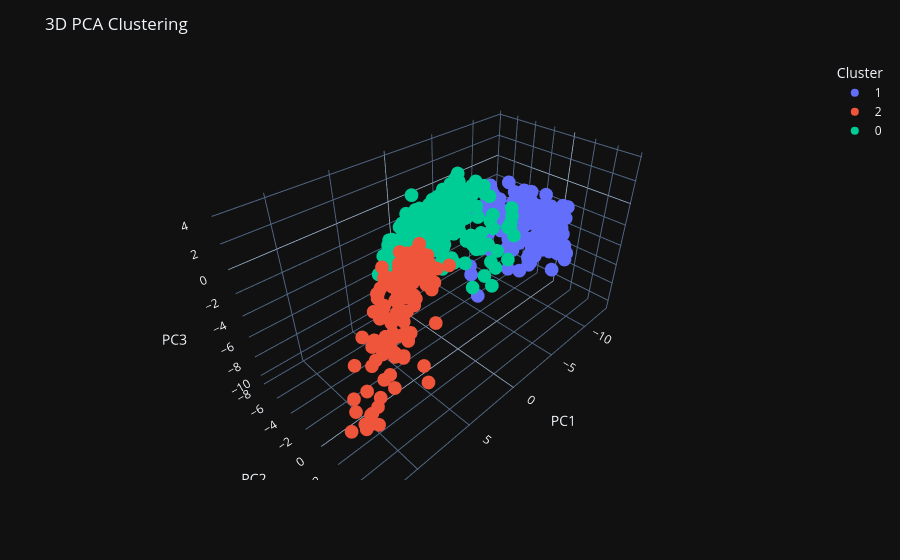

The code cell stored with this chart in its notebook:
### Code cell
df_plot = pd.DataFrame({
    "PC1": X_pca[:, 0],
    "PC2": X_pca[:, 1],
    "PC3": X_pca[:, 2],
    "Cluster": df_with_clusters["cluster_pca"].astype(str)
})

fig = px.scatter_3d(
    df_plot,
    x="PC1",
    y="PC2",
    z="PC3",
    color="Cluster",
)

fig.update_layout(title="3D PCA Clustering")
fig.show()

### Figure 1 — Plotly figure (JSON) as saved in the notebook; plotly's stock layout.template omitted (floating-point values rounded to 4 significant figures; data arrays with more than 128 entries replaced by an {"elided": "..."} marker saying what was removed)
{"data": [{"hovertemplate": "Cluster=1<br>PC1=%{x}<br>PC2=%{y}<br>PC3=%{z}<extra></extra>", "legendgroup": "1", "marker": {"color": "#636efa", "symbol": "circle"}, "mode": "markers", "name": "1", "scene": "scene", "showlegend": true, "x": {"elided": "190 float values"}, "y": {"elided": "190 float values"}, "z": {"elided": "190 float values"}, "type": "scatter3d"}, {"hovertemplate": "Cluster=2<br>PC1=%{x}<br>PC2=%{y}<br>PC3=%{z}<extra></extra>", "legendgroup": "2", "marker": {"color": "#EF553B", "symbol": "circle"}, "mode": "markers", "name": "2", "scene": "scene", "showlegend": true, "x": {"elided": "135 float values"}, "y": {"elided": "135 float values"}, "z": {"elided": "135 float values"}, "type": "scatter3d"}, {"hovertemplate": "Cluster=0<br>PC1=%{x}<br>PC2=%{y}<br>PC3=%{z}<extra></extra>", "legendgroup": "0", "marker": {"color": "#00cc96", "symbol": "circle"}, "mode": "markers", "name": "0", "scene": "scene", "showlegend": true, "x": {"elided": "356 float values"}, "y": {"elided": "356 float values"}, "z": {"elided": "356 float values"}, "type": "scatter3d"}], "layout": {"scene": {"domain": {"x": [0.0, 1.0], "y": [0.0, 1.0]}, "xaxis": {"title": {"text": "PC1"}}, "yaxis": {"title": {"text": "PC2"}}, "zaxis": {"title": {"text": "PC3"}}}, "legend": {"title": {"text": "Cluster"}, "tracegroupgap": 0}, "margin": {"t": 60}, "title": {"text": "3D PCA Clustering"}}}
